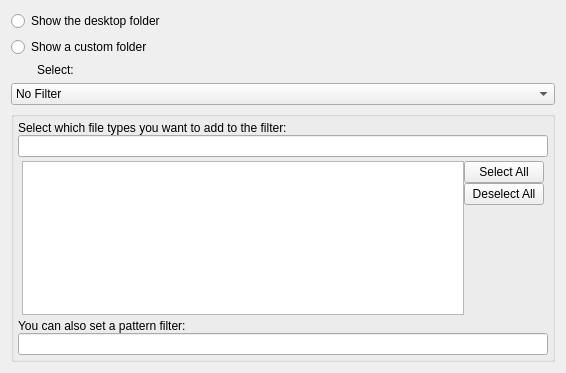
<ui version="4.0" >
 <class>folderviewConfig</class>
 <widget class="QWidget" name="folderviewConfig" >
  <property name="geometry" >
   <rect>
    <x>0</x>
    <y>0</y>
    <width>566</width>
    <height>373</height>
   </rect>
  </property>
  <property name="sizePolicy" >
   <sizepolicy vsizetype="Expanding" hsizetype="Expanding" >
    <horstretch>0</horstretch>
    <verstretch>0</verstretch>
   </sizepolicy>
  </property>
  <property name="minimumSize" >
   <size>
    <width>500</width>
    <height>0</height>
   </size>
  </property>
  <layout class="QGridLayout" name="gridLayout" >
   <item row="4" column="0" colspan="3" >
    <widget class="QGroupBox" name="fileFilters" >
     <property name="sizePolicy" >
      <sizepolicy vsizetype="Expanding" hsizetype="Preferred" >
       <horstretch>0</horstretch>
       <verstretch>10</verstretch>
      </sizepolicy>
     </property>
     <property name="minimumSize" >
      <size>
       <width>0</width>
       <height>0</height>
      </size>
     </property>
     <property name="title" >
      <string/>
     </property>
     <property name="flat" >
      <bool>true</bool>
     </property>
     <layout class="QVBoxLayout" name="verticalLayout_3" >
      <property name="spacing" >
       <number>0</number>
      </property>
      <property name="sizeConstraint" >
       <enum>QLayout::SetNoConstraint</enum>
      </property>
      <property name="margin" >
       <number>0</number>
      </property>
      <item>
       <layout class="QGridLayout" name="gridLayout_5" >
        <property name="margin" >
         <number>4</number>
        </property>
        <item row="6" column="0" >
         <widget class="KLineEdit" name="filterFilesPattern" >
          <property name="sizePolicy" >
           <sizepolicy vsizetype="Preferred" hsizetype="Expanding" >
            <horstretch>0</horstretch>
            <verstretch>0</verstretch>
           </sizepolicy>
          </property>
          <property name="toolTip" >
           <string>Space-separated list of extensions, e.g. *.txt * .od*</string>
          </property>
          <property name="whatsThis" >
           <string>Space-separated list of extensions, e.g. *.txt * .od* to display only office- and text-files</string>
          </property>
          <property name="alignment" >
           <set>Qt::AlignBottom|Qt::AlignLeading|Qt::AlignLeft</set>
          </property>
          <property name="urlDropsEnabled" >
           <bool>false</bool>
          </property>
          <property name="clickMessage" >
           <string>Pattern filter</string>
          </property>
          <property name="showClearButton" stdset="0" >
           <bool>true</bool>
          </property>
         </widget>
        </item>
        <item row="5" column="0" >
         <widget class="QLabel" name="label_2" >
          <property name="text" >
           <string>You can also set a pattern filter:</string>
          </property>
         </widget>
        </item>
        <item row="3" column="0" >
         <layout class="QHBoxLayout" name="horizontalLayout" >
          <property name="margin" >
           <number>4</number>
          </property>
          <item>
           <widget class="QListView" name="filterFilesList" >
            <property name="sizePolicy" >
             <sizepolicy vsizetype="Expanding" hsizetype="Expanding" >
              <horstretch>0</horstretch>
              <verstretch>0</verstretch>
             </sizepolicy>
            </property>
            <property name="selectionMode" >
             <enum>QAbstractItemView::NoSelection</enum>
            </property>
            <property name="flow" >
             <enum>QListView::TopToBottom</enum>
            </property>
           </widget>
          </item>
          <item>
           <layout class="QVBoxLayout" name="verticalLayout" >
            <item>
             <widget class="QPushButton" name="selectAll" >
              <property name="text" >
               <string>Select All</string>
              </property>
             </widget>
            </item>
            <item>
             <widget class="QPushButton" name="deselectAll" >
              <property name="text" >
               <string>Deselect All</string>
              </property>
             </widget>
            </item>
            <item>
             <spacer name="verticalSpacer" >
              <property name="orientation" >
               <enum>Qt::Vertical</enum>
              </property>
              <property name="sizeHint" stdset="0" >
               <size>
                <width>20</width>
                <height>40</height>
               </size>
              </property>
             </spacer>
            </item>
           </layout>
          </item>
         </layout>
        </item>
        <item row="1" column="0" >
         <widget class="KLineEdit" name="searchMimetype" >
          <property name="clickMessage" >
           <string>Search file type</string>
          </property>
          <property name="showClearButton" stdset="0" >
           <bool>true</bool>
          </property>
         </widget>
        </item>
        <item row="0" column="0" >
         <widget class="QLabel" name="label" >
          <property name="text" >
           <string>Select which file types you want to add to the filter:</string>
          </property>
         </widget>
        </item>
       </layout>
      </item>
     </layout>
     <zorder></zorder>
    </widget>
   </item>
   <item row="3" column="0" colspan="3" >
    <widget class="QComboBox" name="filterType" >
     <item>
      <property name="text" >
       <string>No Filter</string>
      </property>
     </item>
     <item>
      <property name="text" >
       <string>Show files matching...</string>
      </property>
     </item>
     <item>
      <property name="text" >
       <string>Hide files matching...</string>
      </property>
     </item>
    </widget>
   </item>
   <item row="0" column="0" colspan="3" >
    <widget class="QRadioButton" name="showDesktopFolder" >
     <property name="text" >
      <string>Show the desktop folder</string>
     </property>
    </widget>
   </item>
   <item row="1" column="0" colspan="3" >
    <widget class="QRadioButton" name="showCustomFolder" >
     <property name="text" >
      <string>Show a custom folder</string>
     </property>
    </widget>
   </item>
   <item row="2" column="1" >
    <widget class="QLabel" name="selectLabel" >
     <property name="sizePolicy" >
      <sizepolicy vsizetype="Preferred" hsizetype="Minimum" >
       <horstretch>0</horstretch>
       <verstretch>0</verstretch>
      </sizepolicy>
     </property>
     <property name="text" >
      <string>Select:</string>
     </property>
     <property name="wordWrap" >
      <bool>false</bool>
     </property>
    </widget>
   </item>
   <item row="2" column="2" >
    <widget class="KUrlRequester" name="lineEdit" >
     <property name="sizePolicy" >
      <sizepolicy vsizetype="Preferred" hsizetype="Expanding" >
       <horstretch>0</horstretch>
       <verstretch>0</verstretch>
      </sizepolicy>
     </property>
    </widget>
   </item>
   <item row="5" column="0" >
    <spacer name="verticalSpacer_2" >
     <property name="orientation" >
      <enum>Qt::Vertical</enum>
     </property>
     <property name="sizeHint" stdset="0" >
      <size>
       <width>20</width>
       <height>0</height>
      </size>
     </property>
    </spacer>
   </item>
  </layout>
  <zorder>fileFilters</zorder>
  <zorder>filterType</zorder>
  <zorder>showDesktopFolder</zorder>
  <zorder>showCustomFolder</zorder>
  <zorder>selectLabel</zorder>
  <zorder>lineEdit</zorder>
  <zorder>verticalSpacer_2</zorder>
 </widget>
 <customwidgets>
  <customwidget>
   <class>KLineEdit</class>
   <extends>QLineEdit</extends>
   <header>klineedit.h</header>
  </customwidget>
  <customwidget>
   <class>KUrlRequester</class>
   <extends>QFrame</extends>
   <header>kurlrequester.h</header>
   <container>1</container>
  </customwidget>
 </customwidgets>
 <includes>
  <include location="global" >KDE/KUrlRequester</include>
 </includes>
 <resources/>
 <connections/>
</ui>
